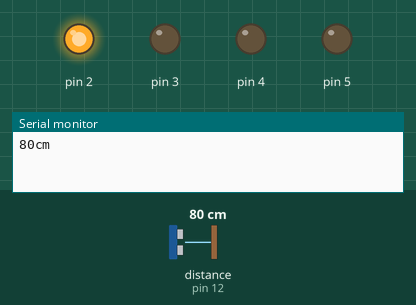
This sketch was run on a simulated Arduino Uno, built with avr-gcc and run on an emulated ATmega328P. Parts: output pins drawn as LEDs (lit = HIGH), the last lines printed to the serial monitor. The inputs (shaded band) are chosen by the test bench; at power-on: distance to the obstacle (sensor on pin 12) 80 cm. The echo pulse lasts 58.3 µs per cm.

Above: at 2.2 s.
2.3 s: distance to the obstacle (sensor on pin 12) set to 31 cm
At 5.0 s:
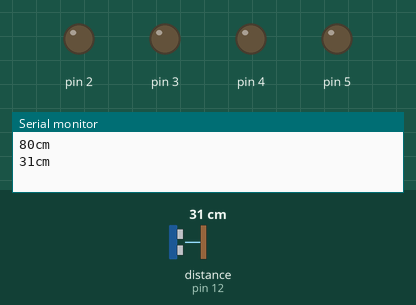
6.4 s: distance to the obstacle (sensor on pin 12) set to 28 cm
At 9.5 s:
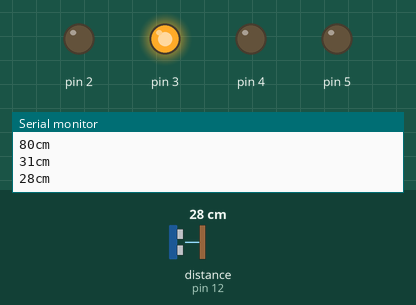
14.4 s: distance to the obstacle (sensor on pin 12) set to 22 cm
19.3 s: distance to the obstacle (sensor on pin 12) set to 17 cm
At 22.0 s:
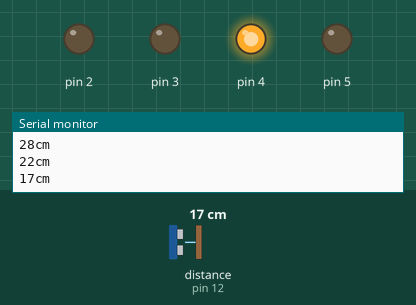
27.3 s: distance to the obstacle (sensor on pin 12) set to 11 cm
32.2 s: distance to the obstacle (sensor on pin 12) set to 8 cm
At 35.7 s:
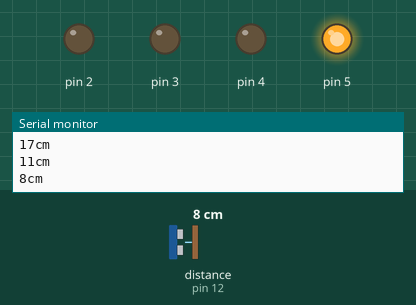
Timing chart, 0 to 41.2 s (numbered marks = the images above; inputs shaded):
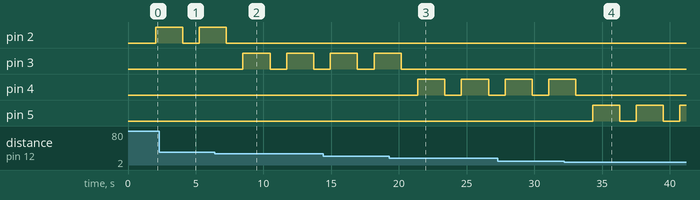

The sketch:

shes-4LEDs-depending-on-the-distance-of-the-ultrasonicsensor.ino
```cpp
# include "SR04.h"
# define TRIG_FIN 12
# define ECHO_PIN 11
SR04 sr04 = SR04 (ECHO_PIN,TRIG_FIN);
long num;

void setup(){
    for(int i=2; i<=5; i=i+1){
        pinMode(i, OUTPUT);
   }
    Serial.begin(9600);
    delay(1000);
}

void loop(){
    num=sr04.Distance();

    Serial.print(num);
    Serial.println("cm");
    delay(1000);

    if (num >= 30){
         digitalWrite(2, HIGH);
         delay(2000);
         digitalWrite(2, LOW);
         delay(200);
    }
    else if (num >= 20){
         digitalWrite(3, HIGH);
         delay(2000);
         digitalWrite(3, LOW);
         delay(200);
    }
    else if (num >= 10){
         digitalWrite(4, HIGH);
         delay(2000);
         digitalWrite(4, LOW);
         delay(200);
    }
    else {
         digitalWrite(5, HIGH);
         delay(2000);
         digitalWrite(5, LOW);
         delay(200);
    }
}
```

Measured:
- the behaviour switches between 30 and 29 cm on distance to the obstacle (sensor on pin 12) (found by bisection; images 1 and 2)
- the behaviour switches between 20 and 19 cm on distance to the obstacle (sensor on pin 12) (found by bisection; images 2 and 3)
- the behaviour switches between 10 and 9 cm on distance to the obstacle (sensor on pin 12) (found by bisection; images 3 and 4)
- after the input at 6.4 s, pin 2: goes on until 7.3 s, then stays LOW; pin 3: alternates HIGH for 2.0 s and LOW for 1.2 s, starting after 2.1 s
- after the input at 19.3 s, pin 3: goes on until 20.2 s, then stays LOW; pin 4: alternates HIGH for 2.0 s and LOW for 1.2 s, starting after 2.1 s
- after the input at 32.2 s, pin 4: goes on until 33.1 s, then stays LOW; pin 5: alternates HIGH for 2.0 s and LOW for 1.2 s, starting after 2.1 s
